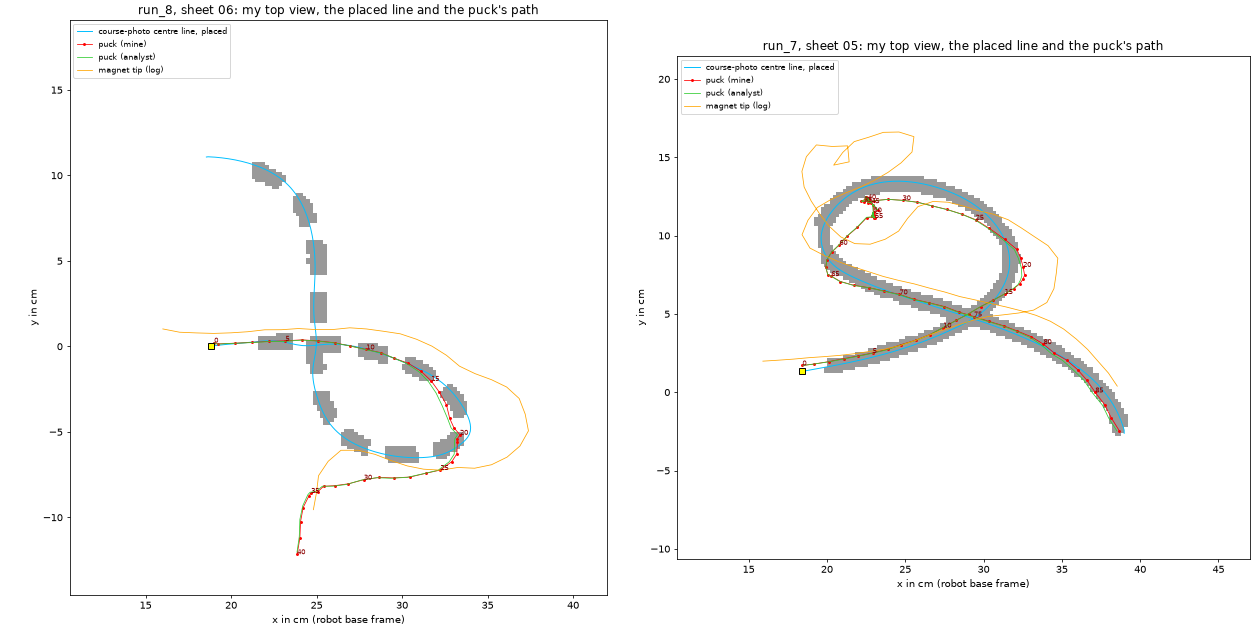

Write the Python code that produced this figure.
"""
Verifier check 4: where the puck was beside the line in robot runs 8 (sheet 06) and 7 (sheet 05), measured again.

My own pipeline: my colour rules for ink and puck, my own top view of each run's pictures, the Recording session's
course-photo centre line laid onto it (not the analyst's reference line), and the puck's distance beside that line.
Three top views per run are compared: all pictures, only pictures with the forearm twisted under 45 degrees, only
pictures twisted over 60 degrees; the late steps of run 8 are also measured against the line placed from the
far-twisted pictures alone, so that an error of the camera model that grows with the twist would show.

Run:  D:/AI_Project/.venv/Scripts/python.exe v04_run_tracks.py > v04_run_tracks.out.txt
Writes v04_run_tracks.csv and v04_run_tracks.png. About one minute. Nothing connects to the robot.
"""

import cv2
import matplotlib
matplotlib.use("Agg")
import matplotlib.pyplot as pyplot
import numpy
import pandas

from verify_common import (VERIFY_FOLDER, VERIFY_PARAMETERS, along_and_beside, colour_masks, crossing_indices, ink_cells,
                           pixels_on_table, puck_pixel, register_line, sheet_line, top_view)

cv2.setNumThreads(2)
pandas.set_option("display.width", 250)
pandas.set_option("display.max_rows", 200)
JOINT_NAMES = [f"joint_{number}" for number in range(1, 7)]


def main() -> None:

    analyst_tracks = pandas.read_csv(VERIFY_FOLDER.parent / "tracks.csv")
    figure, axes = pyplot.subplots(1, 2, figsize = (18, 9))
    all_rows = []
    for axis, (run_label, folder_key, sheet) in zip(axes, (("run_8", "run_8_folder", "06"), ("run_7", "run_7_folder", "05"))):
        folder = VERIFY_PARAMETERS["model_runs_folder"] / VERIFY_PARAMETERS[folder_key]
        steps = pandas.read_csv(folder / "steps.csv")
        pictures = [str(folder / name) for name in steps["frame"]]
        joints = steps[JOINT_NAMES].to_numpy()
        twist_deg = numpy.degrees(joints[:, 3])
        line_sheet = sheet_line(sheet)

        print(f"\n===== {run_label} (sheet {sheet}): {len(steps)} pictures, forearm {twist_deg.min():.0f} to {twist_deg.max():.0f} deg =====")
        views, placements = {}, {}
        for name, chosen in (("all", numpy.arange(len(steps))), ("under_45", numpy.flatnonzero(numpy.abs(twist_deg) < 45.0)),
                             ("over_60", numpy.flatnonzero(numpy.abs(twist_deg) > 60.0))):
            if len(chosen) < 5:
                continue
            views[name] = top_view([pictures[position] for position in chosen], joints[chosen])
            first_guess = None
            if "all" in placements:
                first = placements["all"]
                first_guess = (first["placement"][0], first["placement"][1], first["placement"][2], first["is_mirrored"])
            placements[name] = register_line(line_sheet, views[name], first_guess = first_guess)
            placed = placements[name]
            print(f"  top view '{name}': {len(chosen)} pictures, {placed['ink_cells']} ink cells; line placed at"
                  f" {numpy.degrees(placed['placement'][0]) % 360:.1f} deg, ({100 * placed['placement'][1]:.2f}, {100 * placed['placement'][2]:.2f}) cm,"
                  f" mirrored {placed['is_mirrored']}; ink cells lie {placed['ink_to_line_mm']:.1f} mm (median) and"
                  f" {placed['ink_to_line_90_mm']:.1f} mm (90 %) from the line; {100 * placed['line_seen_share']:.0f} % of the line seen,"
                  f" ink within 3 mm of {100 * placed['line_on_ink_share']:.0f} % of the seen line points")
        if "under_45" in placements and "over_60" in placements:
            low, high = placements["under_45"], placements["over_60"]
            shift = numpy.hypot(*(high["line_m"] - low["line_m"]).T)
            print(f"  the line placed from far-twisted pictures lies {1000 * numpy.median(shift):.1f} mm (median), {1000 * shift.max():.1f} mm (most)"
                  f" from the line placed from little-twisted pictures; turned by {numpy.degrees(high['placement'][0] - low['placement'][0]):.2f} deg")

        # the puck
        puck_xy = numpy.full((len(steps), 2), numpy.nan)
        puck_px = numpy.full((len(steps), 3), numpy.nan)
        for position, picture_path in enumerate(pictures):
            found = puck_pixel(colour_masks(cv2.imread(picture_path))["puck"])
            if found is None:
                continue
            puck_px[position] = found
            puck_xy[position] = pixels_on_table(numpy.array([[found[0], found[1]]]), joints[position], VERIFY_PARAMETERS["puck_point_height_m"])[0]
        puck_xy_top = numpy.full((len(steps), 2), numpy.nan)
        for position in range(len(steps)):
            if numpy.isfinite(puck_px[position, 0]):
                puck_xy_top[position] = pixels_on_table(puck_px[position:position + 1, :2], joints[position], 0.029)[0]
        print(f"  puck found in {int(numpy.isfinite(puck_xy[:, 0]).sum())} of {len(steps)} pictures; blob size {numpy.nanmin(puck_px[:, 2]):.0f} to {numpy.nanmax(puck_px[:, 2]):.0f} px")
        print(f"  how much the assumed height of the blob's centre matters: at 2.9 cm instead of 1.45 cm the puck moves"
              f" {100 * numpy.nanmedian(numpy.hypot(*(puck_xy_top - puck_xy).T)):.2f} cm (median), {100 * numpy.nanmax(numpy.hypot(*(puck_xy_top - puck_xy).T)):.2f} cm (most)")

        results = {}
        for name, placed in placements.items():
            line = placed["line_m"]
            index, beside = along_and_beside(line, puck_xy)
            valid = index >= 0
            if numpy.corrcoef(numpy.flatnonzero(valid), index[valid])[0, 1] < 0 or index[valid][-1] < index[valid][0]:
                line = line[::-1].copy()
                index, beside = along_and_beside(line, puck_xy)
            crossing = crossing_indices(line)
            results[name] = {"line": line, "index": index, "beside": beside, "crossing": crossing}
            placements[name]["line_travel"] = line
        main_result = results["all"]
        crossing = main_result["crossing"]
        line = main_result["line"]
        print(f"  line length {0.1 * (len(line) - 1):.1f} cm; crossing passed at {0.1 * crossing[0]:.1f} and {0.1 * crossing[1]:.1f} cm from the start end:"
              f" loop {0.1 * (crossing[1] - crossing[0]):.1f} cm, after the loop {0.1 * (len(line) - 1 - crossing[1]):.1f} cm")

        analyst = analyst_tracks[analyst_tracks["recording"] == run_label].set_index("row")
        table = pandas.DataFrame({
            "step": steps["step"], "joint_4": twist_deg.round(1),
            "along_cm": 0.1 * (main_result["index"] - crossing[0]),
            "beside_all_cm": 100 * main_result["beside"],
            "beside_under45_cm": 100 * results["under_45"]["beside"] if "under_45" in results else numpy.nan,
            "beside_over60_cm": 100 * results["over_60"]["beside"] if "over_60" in results else numpy.nan,
            "analyst_along_cm": analyst["puck_along_cm"].reindex(steps["step"]).to_numpy(),
            "analyst_beside_cm": analyst["puck_beside_cm"].reindex(steps["step"]).to_numpy(),
            "puck_x_cm": 100 * puck_xy[:, 0], "puck_y_cm": 100 * puck_xy[:, 1],
            "analyst_puck_x_cm": analyst["puck_x_cm"].reindex(steps["step"]).to_numpy(),
            "analyst_puck_y_cm": analyst["puck_y_cm"].reindex(steps["step"]).to_numpy()
        })
        table["puck_gap_cm"] = numpy.hypot(table["puck_x_cm"] - table["analyst_puck_x_cm"], table["puck_y_cm"] - table["analyst_puck_y_cm"])
        table["beside_gap_cm"] = table["beside_all_cm"] - table["analyst_beside_cm"]
        table.insert(0, "run", run_label)
        all_rows.append(table)
        print(table.drop(columns = ["run"]).round(2).to_string(index = False))
        beside = table["beside_all_cm"].abs()
        print(f"  mine:    puck centre within 0.5 cm of the line in {int((beside <= 0.5).sum())} of {int(beside.notna().sum())} pictures,"
              f" further than 1.0 cm in {int((beside > 1.0).sum())}; largest {beside.max():.1f} cm; median {beside.median():.2f} cm")
        analyst_beside = table["analyst_beside_cm"].abs()
        print(f"  analyst: within 0.5 cm in {int((analyst_beside <= 0.5).sum())} of {int(analyst_beside.notna().sum())},"
              f" further than 1.0 cm in {int((analyst_beside > 1.0).sum())}; largest {analyst_beside.max():.1f} cm; median {analyst_beside.median():.2f} cm")
        print(f"  my puck positions against the analyst's: median gap {table['puck_gap_cm'].median():.2f} cm, most {table['puck_gap_cm'].max():.2f} cm;"
              f" beside the line: median absolute difference {table['beside_gap_cm'].abs().median():.2f} cm, most {table['beside_gap_cm'].abs().max():.2f} cm")

        is_ink = ink_cells(views["all"])
        axis.imshow(is_ink.T, origin = "lower", cmap = "gray_r", vmin = 0, vmax = 2.5,
                    extent = [100 * views["all"]["x_m"][0], 100 * views["all"]["x_m"][-1], 100 * views["all"]["y_m"][0], 100 * views["all"]["y_m"][-1]])
        axis.plot(100 * line[:, 0], 100 * line[:, 1], "-", color = "deepskyblue", linewidth = 1.0, label = "course-photo centre line, placed")
        axis.plot(100 * puck_xy[:, 0], 100 * puck_xy[:, 1], ".-", color = "red", markersize = 4, linewidth = 0.8, label = "puck (mine)")
        axis.plot(table["analyst_puck_x_cm"], table["analyst_puck_y_cm"], "-", color = "limegreen", linewidth = 0.8, label = "puck (analyst)")
        axis.plot(100 * steps["tip_x"], 100 * steps["tip_y"], "-", color = "orange", linewidth = 0.8, label = "magnet tip (log)")
        for step in range(0, len(steps), 5):
            if numpy.isfinite(puck_xy[step, 0]):
                axis.annotate(str(step), (100 * puck_xy[step, 0], 100 * puck_xy[step, 1]), fontsize = 7, color = "darkred")
        axis.plot(*(100 * line[0]), "s", color = "yellow", markeredgecolor = "black")
        axis.set_xlim(100 * line[:, 0].min() - 8, 100 * line[:, 0].max() + 8)
        axis.set_ylim(100 * line[:, 1].min() - 8, 100 * line[:, 1].max() + 8)
        axis.set_aspect("equal")
        axis.set_xlabel("x in cm (robot base frame)")
        axis.set_ylabel("y in cm")
        axis.set_title(f"{run_label}, sheet {sheet}: my top view, the placed line and the puck's path")
        axis.legend(fontsize = 8, loc = "upper left")
    figure.tight_layout()
    figure.savefig(VERIFY_FOLDER / "v04_run_tracks.png", dpi = 70)
    pandas.concat(all_rows).round(3).to_csv(VERIFY_FOLDER / "v04_run_tracks.csv", index = False)



if __name__ == "__main__":
    main()
